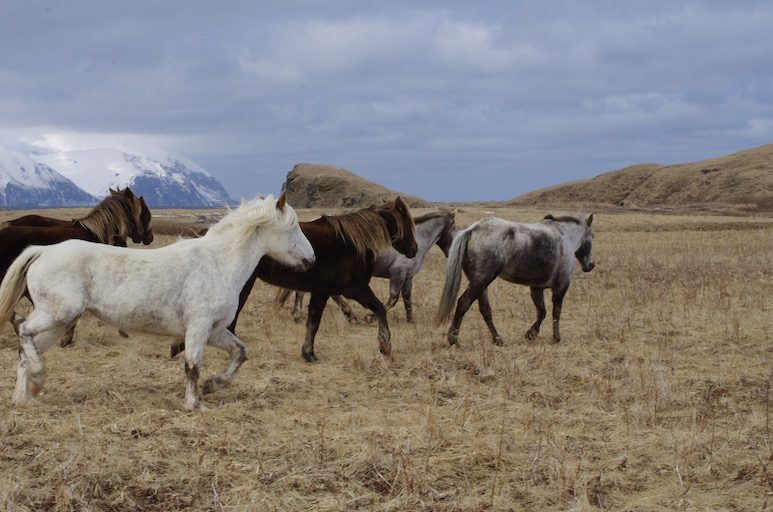
#> input picture sample_img/sample_horses.jpg, 773 x 512 px
$ jupyter execute --allow-errors test_default_model.ipynb   (shell and % lines are left out)
#> lines starting #> are read from the running program, lines starting #| are printed output that depends on the picture
# Test Default Model

[cell 1]
from darkflow.net.build import TFNet

### Build

[cell 2]
options = {"model": "cfg/tiny-yolo-voc.cfg",
           "load": "bin/tiny-yolo-voc.weights",
           "threshold": 0.5,
           "gpu": 1.0}

#> (the rest of this cell did not finish here and is left out)

#> (a cell that did not finish here is left out)

### Predict

[cell 4]
import matplotlib.pyplot as plt
import numpy as np
import cv2

[cell 5]
original_img = cv2.imread('sample_img/sample_horses.jpg')
#> original_img is the input picture: shape (512, 773, 3); mean B, G, R 125.2, 128.2, 133.3
original_img = cv2.cvtColor(original_img, cv2.COLOR_BGR2RGB)
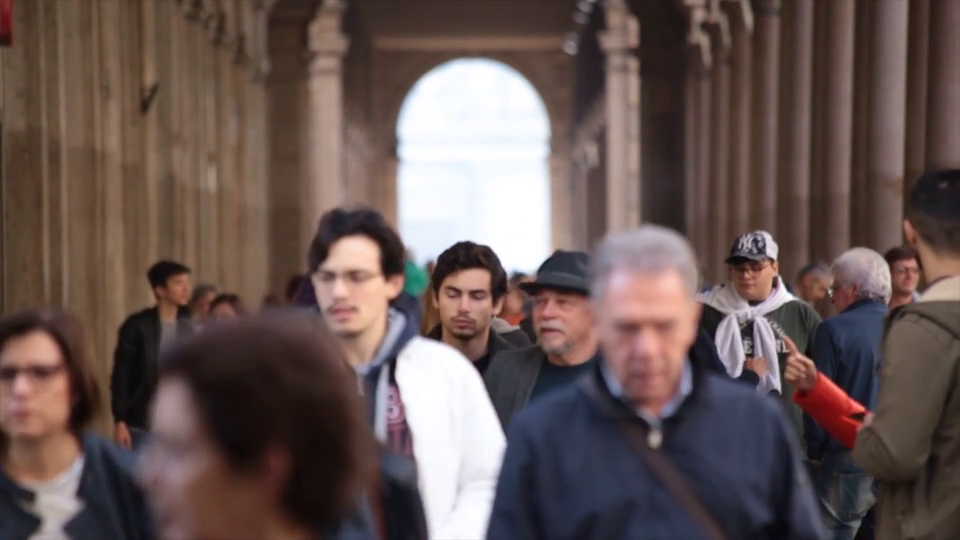
#> input picture frame 46 of sample_video/crowd.mp4, 960 x 540 px
#> further down, frame is the input picture: shape (540, 960, 3); mean B, G, R 83.1, 86, 103.2

#> (a cell that did not finish here is left out)

[cell 7]
def boxing(original_img, predictions):
    newImage = np.copy(original_img)

    for result in predictions:
        top_x = result['topleft']['x']
        top_y = result['topleft']['y']

        btm_x = result['bottomright']['x']
        btm_y = result['bottomright']['y']

        confidence = result['confidence']
        label = result['label'] + " " + str(round(confidence, 3))

        if confidence > 0.3:
            newImage = cv2.rectangle(newImage, (top_x, top_y), (btm_x, btm_y), (255,0,0), 3)
            newImage = cv2.putText(newImage, label, (top_x, top_y-5), cv2.FONT_HERSHEY_COMPLEX_SMALL , 0.8, (0, 230, 0), 1, cv2.LINE_AA)

    return newImage

[cell 8]
fig, ax = plt.subplots(figsize=(20, 10))
#> (the rest of this cell did not finish here and is left out)

[cell 9]
cap = cv2.VideoCapture('./sample_video/crowd.mp4')
width = cap.get(cv2.CAP_PROP_FRAME_WIDTH)
height = cap.get(cv2.CAP_PROP_FRAME_HEIGHT)

fourcc = cv2.VideoWriter_fourcc(*'DIVX')
out = cv2.VideoWriter('./sample_video/output.avi',fourcc, 20.0, (int(width), int(height)))

#> (the rest of this cell did not finish here and is left out)

[cell 10]
def showYoloResult(path):
#> called with path = 'train/Images/1.jpg'
    img = cv2.imread(path)
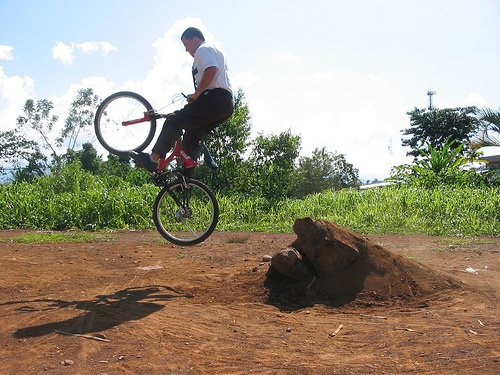
#> input picture test/training/images/1.jpg, 500 x 375 px, found by its file name
#> img is the input picture: shape (375, 500, 3); mean B, G, R 132.3, 149.7, 157.9
    img = cv2.cvtColor(img, cv2.COLOR_BGR2RGB)
    res = tfnet.return_predict(img)
    fig, ax = plt.subplots(figsize=(10, 10))
    ax.imshow(boxing(img, res))
    return res

#> (a cell that did not finish here is left out)

#> (a cell that did not finish here is left out)


#> (a cell that did not finish here is left out)


#> (a cell that did not finish here is left out)
